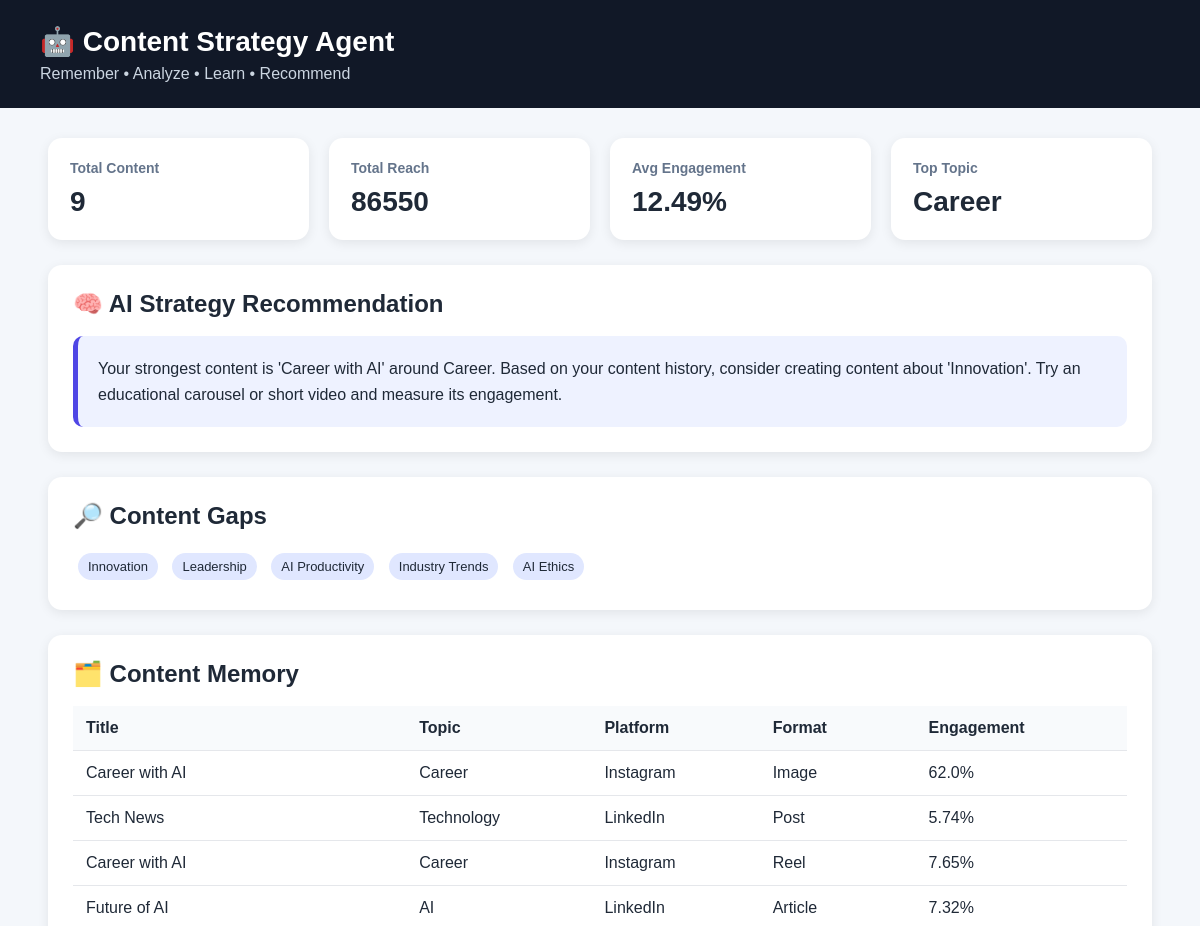
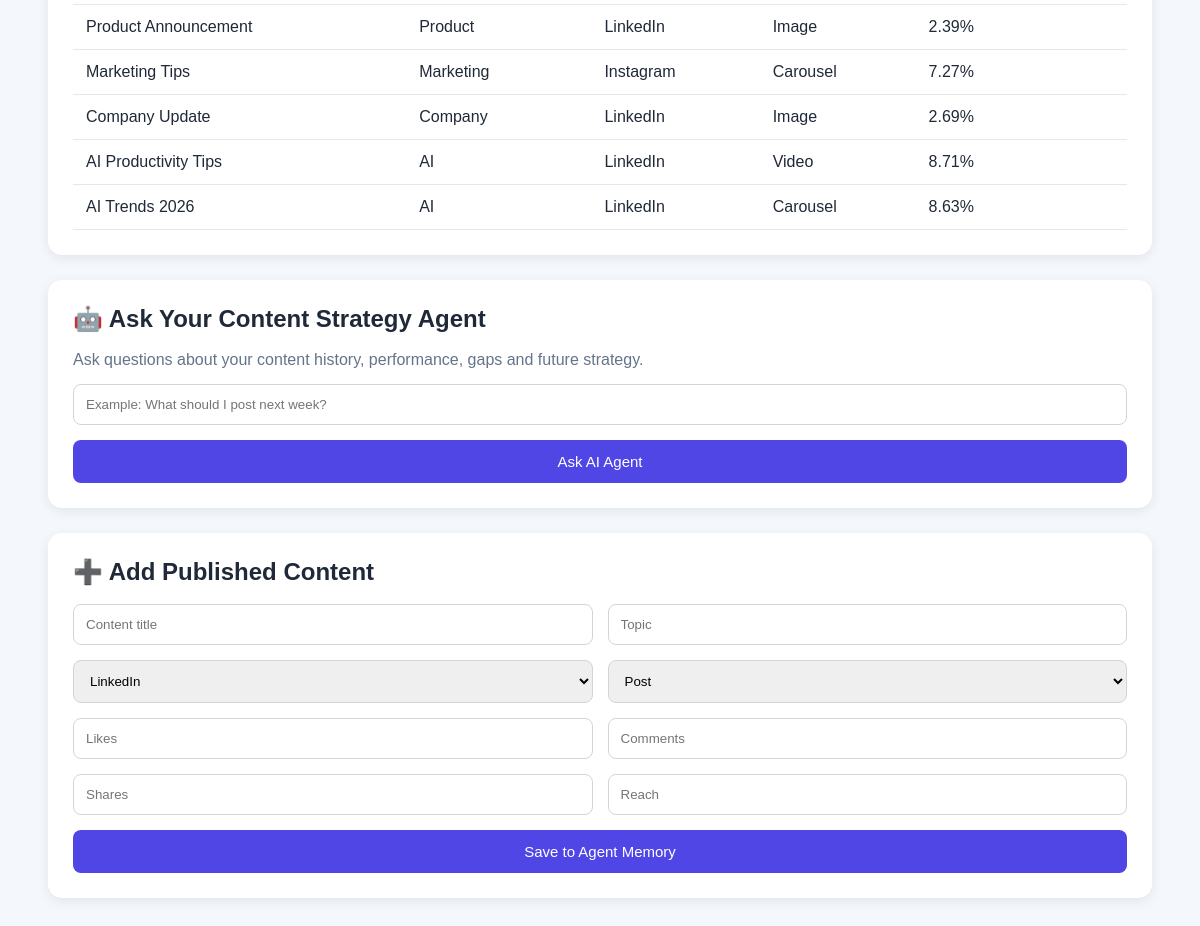
The page / on the database its author committed (2 pictures, top to bottom).
### tables this page shows
CREATE TABLE content (
            id INTEGER PRIMARY KEY AUTOINCREMENT,
            title TEXT NOT NULL,
            topic TEXT NOT NULL,
            platform TEXT NOT NULL,
            content_type TEXT NOT NULL,
            likes INTEGER DEFAULT 0,
            comments INTEGER DEFAULT 0,
            shares INTEGER DEFAULT 0,
            reach INTEGER DEFAULT 1
        );

### app.py (the view)
@app.route("/")
def home():
    content = get_content()
    stats = get_statistics()
    gaps = find_content_gaps()
    recommendation = generate_recommendation()
    return render_template(
        "index.html",
        content=content,
        stats=stats,
        gaps=gaps,
        recommendation=recommendation
    )

### app.py (called while the page is built)
def get_db():
    conn = sqlite3.connect(DATABASE)
    conn.row_factory = sqlite3.Row
    return conn

def get_content():
    conn = get_db()
    rows = conn.execute("""
        SELECT *,
        ROUND(
            (
                (likes + comments + shares) * 100.0
            ) /
            CASE
                WHEN reach = 0 THEN 1
                ELSE reach
            END,
            2
        ) AS engagement

        FROM content

        ORDER BY id DESC
    """).fetchall()
    conn.close()
    return rows

def find_content_gaps():
    conn = get_db()
    topics = conn.execute("""
        SELECT
            topic,
            COUNT(*) AS count

        FROM content

        GROUP BY topic

        ORDER BY count DESC
    """).fetchall()
    conn.close()
    covered_topics = {
        row["topic"]
        for row in topics
    }
    possible_topics = {
        "AI",
        "Marketing",
        "Technology",
        "Career",
        "AI Ethics",
        "AI Productivity",
        "Leadership",
        "Innovation",
        "Industry Trends"
    }
    gaps = list(
        possible_topics - covered_topics
    )
    return gaps[:5]

### templates/index.html (shortened to what this page needs)
<!DOCTYPE html>
<html lang="en">
<head>
</head>
<body>
    <div class="header">
        <h1>🤖 Content Strategy Agent</h1>
        <p>Remember • Analyze • Learn • Recommend</p>
    </div>
    <div class="container">
        <div class="cards">
            <div class="card">
                <h3>Total Content</h3>
                <h2>{{ stats.total_posts }}</h2>
            </div>
            <div class="card">
                <h3>Total Reach</h3>
                <h2>{{ stats.total_reach }}</h2>
            </div>
            <div class="card">
                <h3>Avg Engagement</h3>
                <h2>{{ stats.avg_engagement }}%</h2>
            </div>
            <div class="card">
                <h3>Top Topic</h3>
                <h2>{{ stats.top_topic }}</h2>
            </div>
        </div>
        <div class="section">
            <h2>🧠 AI Strategy Recommendation</h2>
            <div class="ai-box">
                {{ recommendation }}
            </div>
        </div>
        <div class="section">
            <h2>🔎 Content Gaps</h2>
            {% for gap in gaps %}
                <span class="tag">{{ gap }}</span>
            {% endfor %}
        </div>
        <div class="section">
            <h2>🗂️ Content Memory</h2>
            <table>
                <tr>
                    <th>Title</th>
                    <th>Topic</th>
                    <th>Platform</th>
                    <th>Format</th>
                    <th>Engagement</th>
                </tr>
                {% for item in content %}
                <tr>
                    <td>{{ item.title }}</td>
                    <td>{{ item.topic }}</td>
                    <td>{{ item.platform }}</td>
                    <td>{{ item.content_type }}</td>
                    <td>{{ item.engagement }}%</td>
                </tr>
                {% endfor %}
            </table>
        </div>
        <div class="section">
    <h2>🤖 Ask Your Content Strategy Agent</h2>
    <p style="margin-bottom:15px;color:#64748b;">
        Ask questions about your content history, performance,
        gaps and future strategy.
    </p>
    <form method="POST" action="/ask">
        <input
            class="full"
            type="text"
            name="question"
            placeholder="Example: What should I post next week?"
            required
        >
        <button class="full" type="submit">
            Ask AI Agent
        </button>
    </form>
</div>
        <div class="section">
            <h2>➕ Add Published Content</h2>
            <form method="POST" action="/add">
                <input
                    type="text"
                    name="title"
                    placeholder="Content title"
                    required
                >
                <input
                    type="text"
                    name="topic"
                    placeholder="Topic"
                    required
                >
                <select name="platform">
                    <option>LinkedIn</option>
                </select>
                <select name="content_type">
                    <option>Post</option>
                </select>
                <input
                    type="number"
                    name="likes"
                    placeholder="Likes"
                >
                <input
                    type="number"
                    name="comments"
                    placeholder="Comments"
                >
                <input
                    type="number"
                    name="shares"
                    placeholder="Shares"
                >
                <input
                    type="number"
                    name="reach"
                    placeholder="Reach"
                >
                <button class="full" type="submit">
                    Save to Agent Memory
                </button>
            </form>
        </div>
    </div>
</body>
</html>

### templates/index.html (style rules this page uses)
* { box-sizing: border-box; margin: 0; padding: 0; font-family: Arial, sans-serif; }
body { background: #f4f7fb; color: #1f2937; }
.header { background: #111827; color: white; padding: 25px 40px; }
.header h1 { font-size: 28px; }
.header p { margin-top: 7px; color: #cbd5e1; }
.container { width: 92%; max-width: 1300px; margin: 30px auto; }
.cards { display: grid; grid-template-columns: repeat(4, 1fr); gap: 20px; margin-bottom: 25px; }
.card { background: white; padding: 22px; border-radius: 14px; box-shadow: 0 3px 12px rgba(0,0,0,0.08); }
.card h3 { color: #64748b; font-size: 14px; }
.card h2 { margin-top: 10px; font-size: 28px; }
.section { background: white; padding: 25px; border-radius: 14px; margin-bottom: 25px; box-shadow: 0 3px 12px rgba(0,0,0,0.08); }
.section h2 { margin-bottom: 18px; }
table { width: 100%; border-collapse: collapse; }
th, td { padding: 13px; border-bottom: 1px solid #e5e7eb; text-align: left; }
th { background: #f8fafc; }
.tag { display: inline-block; background: #e0e7ff; padding: 6px 10px; border-radius: 20px; margin: 5px; font-size: 13px; }
.ai-box { background: #eef2ff; border-left: 5px solid #4f46e5; padding: 20px; border-radius: 10px; line-height: 1.6; }
form { display: grid; grid-template-columns: repeat(2, 1fr); gap: 15px; }
input, select { padding: 12px; border: 1px solid #d1d5db; border-radius: 8px; }
button { background: #4f46e5; color: white; border: none; padding: 13px; border-radius: 8px; cursor: pointer; font-size: 15px; }
.full { grid-column: span 2; }

### rows shown on the page
content: title "Career with AI", topic "Career", platform "Instagram", content_type "Image", engagement "62.0"
content: title "Tech News", topic "Technology", platform "LinkedIn", content_type "Post", engagement "5.74"
content: title "Career with AI", topic "Career", platform "Instagram", content_type "Reel", engagement "7.65"
content: title "Future of AI", topic "AI", platform "LinkedIn", content_type "Article", engagement "7.32"
content: title "Product Announcement", topic "Product", platform "LinkedIn", content_type "Image", engagement "2.39"
content: title "Marketing Tips", topic "Marketing", platform "Instagram", content_type "Carousel", engagement "7.27"
content: title "Company Update", topic "Company", platform "LinkedIn", content_type "Image", engagement "2.69"
content: title "AI Productivity Tips", topic "AI", platform "LinkedIn", content_type "Video", engagement "8.71"
content: title "AI Trends 2026", topic "AI", platform "LinkedIn", content_type "Carousel", engagement "8.63"

### other values the page prints
{{ stats.total_posts }} "9"
{{ stats.total_reach }} "86550"
{{ stats.avg_engagement }} "12.49"
{{ stats.top_topic }} "Career"
{{ gap }} "Innovation" "Leadership" "AI Productivity" "Industry Trends" "AI Ethics"
